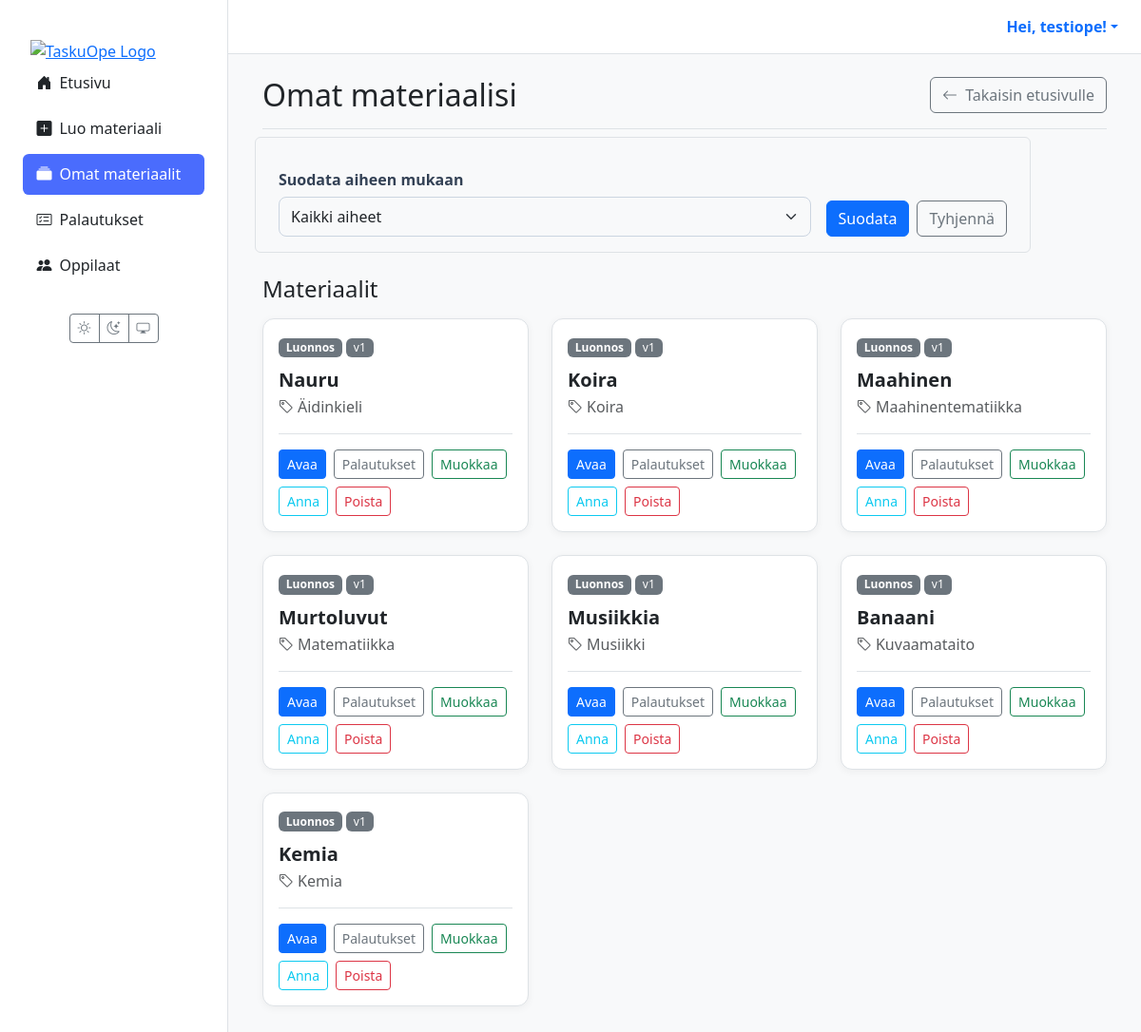
Page /materiaalit/ (signed in) on the earlier database version.
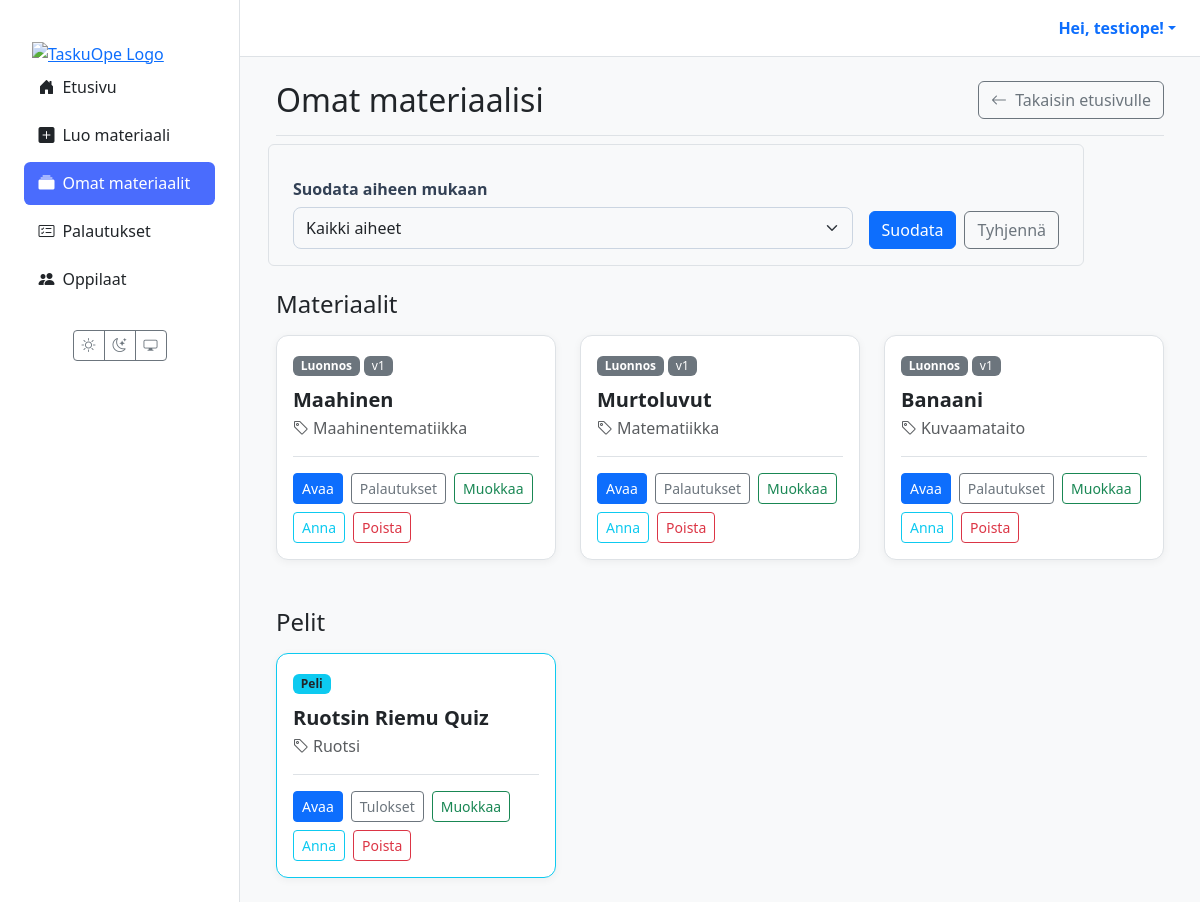
Same page on the later database version.
### materials/models.py (models this page shows, shortened)
class Material(models.Model):
    class MaterialType(models.TextChoices):
        TASK = 'tehtävä', _('Tehtävä')
        LEARNING_MATERIAL = 'oppimateriaali', _('Oppimateriaali')
        TEST = 'testi', _('Testi')
        EXAM = 'koe', _('Koe')
        GAME = 'peli', _('Peli')
    class Status(models.TextChoices):
        DRAFT = 'DRAFT', _('Luonnos')
        PENDING_APPROVAL = 'PENDING', _('Odottaa hyväksyntää')
        APPROVED = 'APPROVED', _('Hyväksytty')
        REJECTED = 'REJECTED', _('Hylätty')
    GRADE_CHOICES = [(str(i), f"{i}. luokka") for i in range(1, 7)]
    id = models.UUIDField(primary_key=True, default=uuid.uuid4, editable=False)
    title = models.CharField(max_length=255, verbose_name=_("Otsikko"))
    content = models.TextField(
        verbose_name=_("Sisältö"),
        help_text=_("Raakasisältö, esim. AI:n tuottama teksti.")
    )
    structured_content = models.JSONField(
        null=True,
        blank=True,
        verbose_name=_("Jäsennelty sisältö"),
        help_text=_("Esim. monivalinnat tai tehtävän rakenne JSON-muodossa.")
    )
    material_type = models.CharField(
        max_length=50,
        choices=MaterialType.choices,
        default=MaterialType.TASK,
        verbose_name=_("Materiaalin tyyppi"),
    )
    subject = models.CharField(max_length=100, null=True, blank=True, verbose_name=_("Aine"))
    grade_level = models.CharField(
        max_length=20,
        choices=GRADE_CHOICES,
        null=True,
        blank=True,
        verbose_name=_("Luokka-aste"),
    )
    audience = models.JSONField(
        null=True,
        blank=True,
        verbose_name=_("Kohderyhmä"),
        help_text=_("Esim. {'learning_styles': ['visuaalinen'], 'languages': ['fi']}")
    )
    author = models.ForeignKey(
        settings.AUTH_USER_MODEL,
        related_name='authored_materials',
        on_delete=models.CASCADE,
        limit_choices_to={'role': 'TEACHER'},
        verbose_name=_("Tekijä (opettaja)"),
    )
    prompt = models.ForeignKey(
        Prompt,
        on_delete=models.SET_NULL,
        null=True,
        blank=True,
        verbose_name=_("Kehoite"),
    )
    status = models.CharField(
        max_length=50,
        choices=Status.choices,
        default=Status.DRAFT,
        verbose_name=_("Tila"),
    )
    version = models.IntegerField(default=1, verbose_name=_("Versio"))
    parent = models.ForeignKey(
        'self',
        on_delete=models.SET_NULL,
        null=True,
        blank=True,
        related_name='versions',
        verbose_name=_("Edellinen versio"),
    )
    created_at = models.DateTimeField(auto_now_add=True, verbose_name=_("Luotu"))
    updated_at = models.DateTimeField(auto_now=True, verbose_name=_("Päivitetty"))
    class Meta:
        verbose_name = _("Materiaali")
        verbose_name_plural = _("Materiaalit")

### materials/views.py (the view)
# urls.py: path("materiaalit/", views.material_list_view, name="material_list"),
@login_required(login_url='kirjaudu')
def material_list_view(request):
    if request.user.role != 'TEACHER':
        messages.error(request, "Vain opettajat voivat nähdä tämän sivun.")
        return redirect('dashboard')
    selected_subject = request.GET.get('subject', '')
    all_materials = Material.objects.filter(author=request.user).order_by('created_at')
    normal_materials = all_materials.exclude(material_type='peli')
    game_materials = all_materials.filter(material_type='peli')
    subjects = all_materials.exclude(subject__isnull=True).exclude(subject='').values_list('subject', flat=True).distinct().order_by('subject')
    if selected_subject:
        normal_materials = normal_materials.filter(subject=selected_subject)
        game_materials = game_materials.filter(subject=selected_subject)
    context = {
        'materials': normal_materials,  # Normaalit materiaalit
        'games': list(game_materials[:50]),  # Pelit erikseen
        'subjects': subjects,
        'selected_subject': selected_subject,
    }
    return render(request, 'materials/list.html', context)

### templates/materials/list.html (shortened to what the changed rows need)
{% extends 'partials/base.html' %}
{% load static %}
{% block content %}
<div class="container-fluid">
  <div class="d-flex justify-content-between align-items-center mb-4 border-bottom pb-3">
    <h1 class="h2 mb-0">Omat materiaalisi</h1>
  </div>
  <section class="materials-list mb-5">
    <h2 class="h4 mb-3">Materiaalit</h2>
    <div class="row row-cols-1 row-cols-md-2 row-cols-xl-3 g-4">
      {% for m in materials %}
      <div class="col">
        <div class="card material-card h-100">
          <div class="card-body d-flex flex-column">
            <div class="mb-2">
              <span class="badge badge-status-{{ m.status }}">{{ m.get_status_display }}</span>
              <span class="badge bg-secondary fw-normal">v{{ m.version }}</span>
            </div>
            <h5 class="card-title mt-1">{{ m.title }}</h5>
            <p class="card-subtitle mb-3 text-muted">
              <i class="bi bi-tag me-1"></i>{{ m.subject|default:'Ei määritelty' }}
            </p>
            <div class="card-actions mt-auto pt-3">
              <a class="btn btn-sm btn-primary" href="{% url 'material_detail' material_id=m.id %}">Avaa</a>
              <a class="btn btn-sm btn-outline-secondary" href="{% url 'view_submissions' material_id=m.id %}">Palautukset</a>
              <a class="btn btn-sm btn-outline-success" href="{% url 'material_edit' material_id=m.id %}">Muokkaa</a>
              <a class="btn btn-sm btn-outline-info" href="{% url 'assign_material' material_id=m.id %}">Anna</a>
              <button type="button" class="btn btn-sm btn-outline-danger" data-bs-toggle="modal" data-bs-target="#deleteMaterialModal-{{ m.id }}">
                Poista
              </button>
            </div>
          </div>
        </div>
      </div>
      {% empty %}
      <div class="col-12">
        <div class="alert alert-info mb-0" role="alert">
          Ei materiaaleja tällä suodatuksella.
        </div>
      </div>
      {% endfor %}
    </div>
  </section>
  {% if games %}
  <section class="games-section">
    <h2 class="h4 mb-3">Pelit</h2>
    <div class="row row-cols-1 row-cols-md-2 row-cols-xl-3 g-4">
      {% for m in games %}
      <div class="col">
        <div class="card material-card h-100 border-info">
          <div class="card-body d-flex flex-column">
            <div class="mb-2">
              <span class="badge bg-info text-dark">Peli</span>
            </div>
            <h5 class="card-title mt-1">{{ m.title }}</h5>
            <p class="card-subtitle mb-3 text-muted">
              <i class="bi bi-tag me-1"></i>{{ m.subject|default:'Ei määritelty' }}
            </p>
            <div class="card-actions mt-auto pt-3">
              <a class="btn btn-sm btn-primary" href="{% url 'material_detail' material_id=m.id %}">Avaa</a>
              <a class="btn btn-sm btn-outline-secondary" href="{% url 'view_submissions' material_id=m.id %}">Tulokset</a>
              <a class="btn btn-sm btn-outline-success" href="{% url 'material_edit' material_id=m.id %}">Muokkaa</a>
              <a class="btn btn-sm btn-outline-info" href="{% url 'assign_material' material_id=m.id %}">Anna</a>
              <button type="button" class="btn btn-sm btn-outline-danger" data-bs-toggle="modal" data-bs-target="#deleteGameModal-{{ m.id }}">
                Poista
              </button>
            </div>
          </div>
        </div>
      </div>
            {% endfor %}
          </div>
        </div>
      </div>
    </div>
  {% endif %}
</div>
{% endblock %}

Differences in the rows shown:
removed Material: status "Luonnos", version "1", title "Nauru", subject "Äidinkieli", shown under "Materiaalit"
removed Material: status "Luonnos", version "1", title "Koira", subject "Koira", shown under "Materiaalit"
removed Material: status "Luonnos", version "1", title "Musiikkia", subject "Musiikki", shown under "Materiaalit"
removed Material: status "Luonnos", version "1", title "Kemia", subject "Kemia", shown under "Materiaalit"
added Material: title "Ruotsin Riemu Quiz", subject "Ruotsi", shown under "Pelit"
Other differences:
text now shown: "Pelit"
